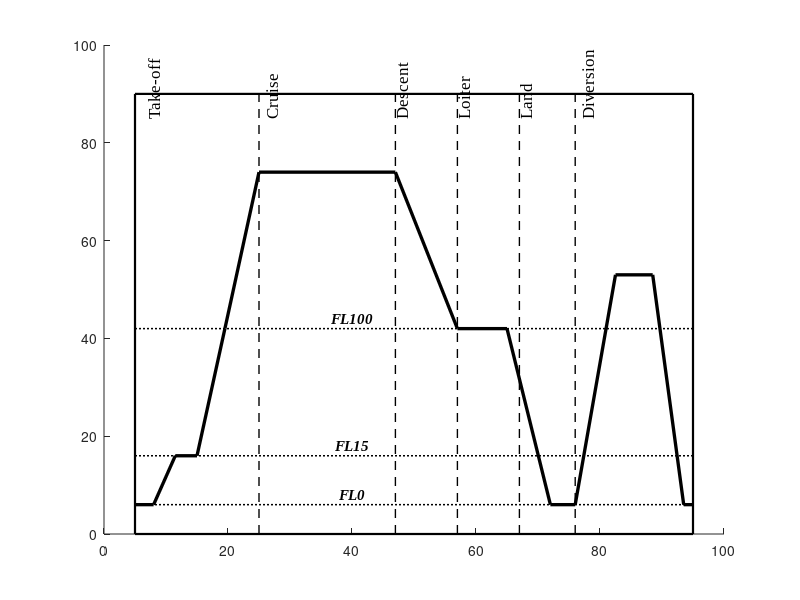

Recreate this plot in MATLAB. (Note: this script raises an error after producing the figure.)
%% Flight Mission Profile Generator in MATLAB
% Generates a clean, textbook-style aircraft flight mission profile
% Includes: Take-off, Cruise (constant altitude), Descent, Loiter, Land, Diversion, and Reserve

clear; clc; close all;

%% 1. Create Figure
fig = figure('Name', 'Flight Mission Profile', ...
             'Color', 'w', ...
             'Position', [100, 100, 950, 680]);
ax = axes('Parent', fig);
hold(ax, 'on');

%% 2. Diagram Geometric Boundaries
x_min = 5;   x_max = 95;
y_min = 0;   y_max = 90;

% Outer rectangular frame (textbook style)
plot([x_min, x_max, x_max, x_min, x_min], ...
     [y_min, y_min, y_max, y_max, y_min], ...
     'k-', 'LineWidth', 1.6);

%% 3. Horizontal Flight Level Reference Lines
y_FL0   = 6;
y_FL15  = 16;
y_FL100 = 42;

% FL0 (Ground level)
plot([x_min, x_max], [y_FL0, y_FL0], 'k:', 'LineWidth', 1.1);
text(40, y_FL0 + 2.2, 'FL0', 'FontName', 'Times New Roman', ...
     'FontSize', 11, 'FontWeight', 'bold', 'FontAngle', 'italic', 'HorizontalAlignment', 'center');

% FL15
plot([x_min, x_max], [y_FL15, y_FL15], 'k:', 'LineWidth', 1.1);
text(40, y_FL15 + 2.2, 'FL15', 'FontName', 'Times New Roman', ...
     'FontSize', 11, 'FontWeight', 'bold', 'FontAngle', 'italic', 'HorizontalAlignment', 'center');

% FL100
plot([x_min, x_max], [y_FL100, y_FL100], 'k:', 'LineWidth', 1.1);
text(40, y_FL100 + 2.2, 'FL100', 'FontName', 'Times New Roman', ...
     'FontSize', 11, 'FontWeight', 'bold', 'FontAngle', 'italic', 'HorizontalAlignment', 'center');

%% 4. Vertical Phase Boundary Lines (Dashed)
x_to_cr  = 25;  % Take-off -> Cruise
x_cr_de  = 47;  % Cruise -> Descent
x_de_lo  = 57;  % Descent -> Loiter
x_lo_la  = 67;  % Loiter -> Land
x_la_di  = 76;  % Land -> Diversion

phase_divs = [x_to_cr, x_cr_de, x_de_lo, x_lo_la, x_la_di];
for x = phase_divs
    plot([x, x], [y_min, y_max], 'k--', 'LineWidth', 1.0);
end

%% 5. Top Phase Labels (Rotated 90 degrees)
font_opts = {'FontName', 'Times New Roman', 'FontSize', 12, ...
             'Rotation', 90, 'VerticalAlignment', 'bottom', 'HorizontalAlignment', 'left'};

text(9,  y_max - 5, 'Take-off',   font_opts{:});
text(28, y_max - 5, 'Cruise',     font_opts{:});
text(49, y_max - 5, 'Descent',    font_opts{:});
text(59, y_max - 5, 'Loiter',     font_opts{:});
text(69, y_max - 5, 'Land',       font_opts{:});
text(79, y_max - 5, 'Diversion',  font_opts{:});

%% 6. Flight Profile Trajectory (Constant Cruise Altitude)
y_cruise = 74.0; % Constant cruise level (no step-climb)

x_profile = [
     5.0, ...  % Ground start
     8.0, ...  % Take-off roll begin
    11.5, ...  % Initial climb to FL15
    15.0, ...  % Level segment at FL15
    19.5, ...  % Climb passing FL100
    25.0, ...  % Reach cruise altitude
    47.0, ...  % End of cruise (constant altitude throughout)
    57.0, ...  % Reach loiter altitude (FL100)
    65.0, ...  % End of loiter / holding
    72.0, ...  % Touchdown / landing at FL0
    76.0, ...  % Missed approach / diversion decision on ground
    82.5, ...  % Climb to alternate cruise altitude
    88.5, ...  % End of diversion cruise
    93.5, ...  % Alternate landing touchdown
    95.0       % Parking / shut-down
];

y_profile = [
    y_FL0, ...
    y_FL0, ...
    y_FL15, ...
    y_FL15, ...
    y_FL100, ...
    y_cruise, ...
    y_cruise, ...
    y_FL100, ...
    y_FL100, ...
    y_FL0, ...
    y_FL0, ...
    53.0, ...
    53.0, ...
    y_FL0, ...
    y_FL0
];

% Draw the flight trajectory curve
plot(x_profile, y_profile, 'k-', 'LineWidth', 2.4);

%% 7. Top Weight Labels & Downward Arrows (TOW, Landing weight, ZFW)
draw_down_arrow(ax, 8.0,  y_max + 7.5, y_max, 'TOW');
draw_down_arrow(ax, 72.0, y_max + 7.5, y_max, 'Landing weight');
draw_down_arrow(ax, 93.5, y_max + 7.5, y_max, 'ZFW');

%% 8. Bottom Dimension Brackets (Main mission, Reserve, Diversion)
% Vertical guide lines extending down from the frame
plot([x_min, x_min], [y_min, -26], 'k-',  'LineWidth', 0.8);
plot([8.0,   8.0],   [y_min, -18], 'k-',  'LineWidth', 0.8);
plot([57.0,  57.0],  [y_min, -18], 'k:',  'LineWidth', 0.8);
plot([72.0,  72.0],  [y_min, -18], 'k-',  'LineWidth', 0.8);
plot([76.0,  76.0],  [y_min, -10], 'k-',  'LineWidth', 0.8);
plot([93.5,  93.5],  [y_min, -26], 'k-',  'LineWidth', 0.8);

% 1. Main mission bracket (Take-off to Land)
draw_dimension_bracket(ax, 8.0, 72.0, -7.0, 'Main mission', false);

% 2. Diversion bracket (sub-segment)
draw_dimension_bracket(ax, 76.0, 93.5, -7.0, 'Diversion', false);

% 3. Reserve bracket (encompassing Loiter and Diversion)
draw_dimension_bracket(ax, 57.0, 93.5, -15.5, 'Reserve', true);

% 4. Total flight mission duration / fuel span
draw_dimension_bracket(ax, x_min, 93.5, -23.5, 'Flight time and fuel', false);

%% 9. Axis Settings
xlim([0, 100]);
ylim([-30, 105]);
axis(ax, 'off'); % Hide default axes for a clean publication-ready look

%% 10. Optional: Export High-Resolution Images (PNG/PDF)
% exportgraphics(fig, 'flight_mission_profile.png', 'Resolution', 300);
% exportgraphics(fig, 'flight_mission_profile.pdf', 'ContentType', 'vector');

disp('Flight mission profile diagram successfully generated in MATLAB!');


%% === HELPER FUNCTIONS ===

% Draw downward-pointing arrow with weight label
function draw_down_arrow(~, x, y_start, y_end, label_text)
    plot([x, x], [y_start, y_end], 'k-', 'LineWidth', 1.3);
    arr_w = 0.9;
    arr_h = 2.0;
    fill([x - arr_w, x + arr_w, x], ...
         [y_end + arr_h, y_end + arr_h, y_end], ...
         'k', 'EdgeColor', 'none');
    text(x, y_start + 1.2, label_text, ...
         'FontName', 'Times New Roman', 'FontSize', 12, ...
         'FontWeight', 'bold', 'FontAngle', 'italic', ...
         'HorizontalAlignment', 'center', 'VerticalAlignment', 'bottom');
end

% Draw horizontal double-ended dimension bracket with label
function draw_dimension_bracket(~, x1, x2, y, label_text, is_bold)
    plot([x1, x2], [y, y], 'k-', 'LineWidth', 1.2);
    arr_w = 1.6;
    arr_h = 1.0;
    fill([x1, x1 + arr_w, x1 + arr_w], [y, y + arr_h, y - arr_h], 'k', 'EdgeColor', 'none');
    fill([x2, x2 - arr_w, x2 - arr_w], [y, y + arr_h, y - arr_h], 'k', 'EdgeColor', 'none');
     
    weight = 'normal';
    if is_bold
        weight = 'bold';
    end
    text((x1 + x2)/2, y + 1.2, label_text, ...
         'FontName', 'Times New Roman', 'FontSize', 11, ...
         'FontWeight', weight, ...
         'HorizontalAlignment', 'center', 'VerticalAlignment', 'bottom');
end
